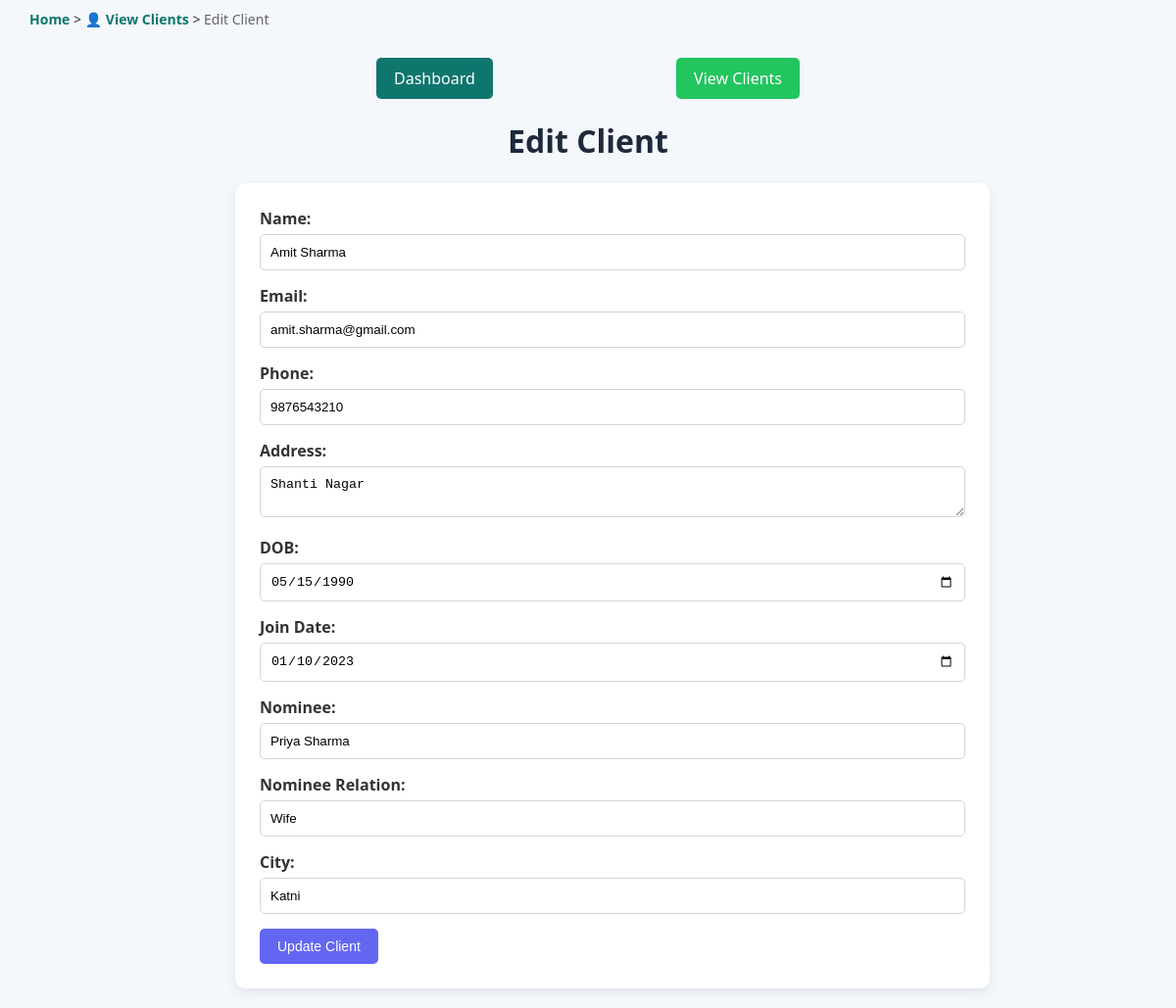
Screenshot of /clients/edit_client.php?id=1 with the database file from the repository.
### tables this page shows
CREATE TABLE clients (client_id INT AUTO_INCREMENT PRIMARY KEY, name VARCHAR(100) NOT NULL, email VARCHAR(100) UNIQUE NOT NULL, phone VARCHAR(20) NOT NULL, address TEXT,
 dob DATE NOT NULL, join_date DATE NOT NULL, nominee VARCHAR(100), nominee_relation VARCHAR(50), city VARCHAR(50));

### clients/edit_client.php (the view, shortened to what this page needs)
<?php include '../db_config.php'; ?>
<?php
if (isset($_GET['id'])) {
    $client_id = $_GET['id'];
    $sql = "SELECT * FROM clients WHERE client_id = $client_id";
    $result = $conn->query($sql);
    $client = $result->fetch_assoc();
}
?>
<!DOCTYPE html>
<html lang="en">
<head>
<link rel="stylesheet" href="../styles.css">
</head>
<body>
<div class="breadcrumb">
<a href="../index.php">Home</a>
>
<a href="view_clients.php">👤 View Clients</a>
>
<span>Edit Client</span>
</div>
<div class="form-container">
<div class="action-bar">
<a href="../index.php" class="back-button">
Dashboard
</a>
<a href="view_clients.php" class="add-button">
View Clients
</a>
</div>
    <h1>Edit Client</h1>
    <form method="POST">
        <label>Name:</label>
        <input type="text" name="name" value="<?php echo $client['name']; ?>" required><br>
        <label>Email:</label>
        <input type="email" name="email" value="<?php echo $client['email']; ?>" required><br>
        <label>Phone:</label>
        <input type="text" name="phone" value="<?php echo $client['phone']; ?>" required><br>
        <label>Address:</label>
        <textarea name="address"><?php echo $client['address']; ?></textarea><br>
        <label>DOB:</label>
        <input type="date" name="dob" value="<?php echo $client['dob']; ?>" required><br>
        <label>Join Date:</label>
        <input type="date" name="join_date" value="<?php echo $client['join_date']; ?>" required><br>
        <label>Nominee:</label>
        <input type="text" name="nominee" value="<?php echo $client['nominee']; ?>"><br>
        <label>Nominee Relation:</label>
        <input type="text" name="nominee_relation" value="<?php echo $client['nominee_relation']; ?>"><br>
        <label>City:</label>
        <input type="text" name="city" value="<?php echo $client['city']; ?>"><br>
        <button class="update-btn" name="update">
Update Client
</button>
    </form>
</div>
</body>
</html>

### styles.css (style rules this page uses)
:root { --primary:#0f766e; --secondary:#1e293b; --success:#22c55e; --warning:#6366f1; --danger:#ef4444; --light:#f4f7fb; --text:#333; --border:#d1d5db; --shadow:0 4px 12px rgba(0,0,0,0.08); }
body { font-family:Segoe UI,sans-serif; margin:0; background:var(--light); color:var(--text); }
h1 { text-align:center; color:var(--secondary); }
.form-container { width:60%; margin:20px auto; }
form { width:100%; padding:25px; background:white; border-radius:10px; box-shadow:var(--shadow); margin:0; }
label { display:block; margin-bottom:5px; font-weight:600; }
input, select, textarea { width:100%; padding:10px; margin-bottom:15px; border:1px solid var(--border); border-radius:5px; box-sizing:border-box; }
.action-bar { width:60%; margin:20px auto; display:flex; justify-content:space-between; align-items:center; margin-bottom:20px; }
.breadcrumb { width:95%; margin:auto; padding:10px 0; font-size:14px; }
.breadcrumb a { text-decoration:none; color:var(--primary); font-weight:600; }
.breadcrumb span { color:#666; }
button { border:none; padding:10px 18px; border-radius:5px; color:white; cursor:pointer; font-size:14px; transition:0.3s; }
.back-button { display:inline-block; padding:10px 18px; background:#0f766e; color:white; text-decoration:none; border-radius:5px; transition:0.3s; }
.add-button { display:inline-block; padding:10px 18px; background:#22c55e; color:white; text-decoration:none; border-radius:5px; transition:0.3s; }
.update-btn { display:inline-block; padding:10px 18px; background:#6366f1; color:white; border:none; border-radius:5px; cursor:pointer; transition:0.3s; }

### rows the page displays
clients: name "Amit Sharma", email "amit.sharma@gmail.com", phone "9876543210", address "Shanti Nagar", dob "05/15/1990", join_date "01/10/2023", nominee "Priya Sharma", nominee_relation "Wife", city "Katni"
